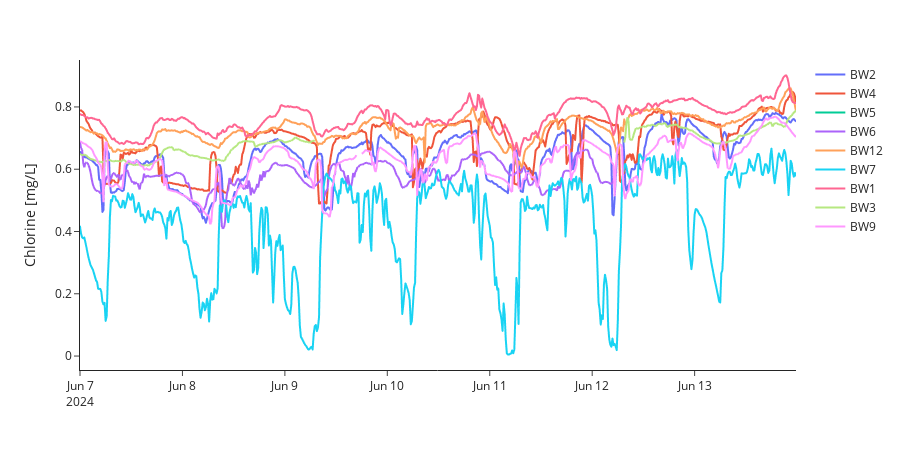

The cell this chart's notebook holds for it:
### Markdown cell above
### Time series plotting
Chlorine data @ DMA inlets (sources) and distribution points.

### Code cell
try:
    wq_bwfl_ids = wq_df['bwfl_id'].unique()
    plot_wq_df = wq_df[(wq_df['data_type'] == 'chlorine')]
    fig = px.line(
        plot_wq_df,
        x='datetime',
        y='mean',
        color='bwfl_id',
    )
    fig.update_layout(
        xaxis_title='',
        yaxis_title='Chlorine [mg/L]',
        legend_title_text='',
        template='simple_white',
        height=450
    )
    fig.show()
except:
    print("Plotting data not available.")

### Figure 1 — Plotly figure (JSON) as saved in the notebook; plotly's stock layout.template omitted (floating-point values rounded to 4 significant figures; data arrays with more than 128 entries replaced by an {"elided": "..."} marker saying what was removed)
{"data": [{"hovertemplate": "bwfl_id=BW2<br>datetime=%{x}<br>mean=%{y}<extra></extra>", "legendgroup": "BW2", "line": {"color": "#636efa", "dash": "solid"}, "marker": {"symbol": "circle"}, "mode": "lines", "name": "BW2", "showlegend": true, "type": "scattergl", "x": {"elided": "672 str values"}, "xaxis": "x", "y": {"elided": "672 float values"}, "yaxis": "y"}, {"hovertemplate": "bwfl_id=BW4<br>datetime=%{x}<br>mean=%{y}<extra></extra>", "legendgroup": "BW4", "line": {"color": "#EF553B", "dash": "solid"}, "marker": {"symbol": "circle"}, "mode": "lines", "name": "BW4", "showlegend": true, "type": "scattergl", "x": {"elided": "672 str values"}, "xaxis": "x", "y": {"elided": "672 float values"}, "yaxis": "y"}, {"hovertemplate": "bwfl_id=BW5<br>datetime=%{x}<br>mean=%{y}<extra></extra>", "legendgroup": "BW5", "line": {"color": "#00cc96", "dash": "solid"}, "marker": {"symbol": "circle"}, "mode": "lines", "name": "BW5", "showlegend": true, "type": "scattergl", "x": {"elided": "672 str values"}, "xaxis": "x", "y": {"elided": "672 null values"}, "yaxis": "y"}, {"hovertemplate": "bwfl_id=BW6<br>datetime=%{x}<br>mean=%{y}<extra></extra>", "legendgroup": "BW6", "line": {"color": "#ab63fa", "dash": "solid"}, "marker": {"symbol": "circle"}, "mode": "lines", "name": "BW6", "showlegend": true, "type": "scattergl", "x": {"elided": "672 str values"}, "xaxis": "x", "y": {"elided": "672 float values"}, "yaxis": "y"}, {"hovertemplate": "bwfl_id=BW12<br>datetime=%{x}<br>mean=%{y}<extra></extra>", "legendgroup": "BW12", "line": {"color": "#FFA15A", "dash": "solid"}, "marker": {"symbol": "circle"}, "mode": "lines", "name": "BW12", "showlegend": true, "type": "scattergl", "x": {"elided": "672 str values"}, "xaxis": "x", "y": {"elided": "672 float values"}, "yaxis": "y"}, {"hovertemplate": "bwfl_id=BW7<br>datetime=%{x}<br>mean=%{y}<extra></extra>", "legendgroup": "BW7", "line": {"color": "#19d3f3", "dash": "solid"}, "marker": {"symbol": "circle"}, "mode": "lines", "name": "BW7", "showlegend": true, "type": "scattergl", "x": {"elided": "672 str values"}, "xaxis": "x", "y": {"elided": "672 float values"}, "yaxis": "y"}, {"hovertemplate": "bwfl_id=BW1<br>datetime=%{x}<br>mean=%{y}<extra></extra>", "legendgroup": "BW1", "line": {"color": "#FF6692", "dash": "solid"}, "marker": {"symbol": "circle"}, "mode": "lines", "name": "BW1", "showlegend": true, "type": "scattergl", "x": {"elided": "672 str values"}, "xaxis": "x", "y": {"elided": "672 float values"}, "yaxis": "y"}, {"hovertemplate": "bwfl_id=BW3<br>datetime=%{x}<br>mean=%{y}<extra></extra>", "legendgroup": "BW3", "line": {"color": "#B6E880", "dash": "solid"}, "marker": {"symbol": "circle"}, "mode": "lines", "name": "BW3", "showlegend": true, "type": "scattergl", "x": {"elided": "672 str values"}, "xaxis": "x", "y": {"elided": "672 float values"}, "yaxis": "y"}, {"hovertemplate": "bwfl_id=BW9<br>datetime=%{x}<br>mean=%{y}<extra></extra>", "legendgroup": "BW9", "line": {"color": "#FF97FF", "dash": "solid"}, "marker": {"symbol": "circle"}, "mode": "lines", "name": "BW9", "showlegend": true, "type": "scattergl", "x": {"elided": "672 str values"}, "xaxis": "x", "y": {"elided": "672 float values"}, "yaxis": "y"}], "layout": {"height": 450, "legend": {"title": {"text": ""}, "tracegroupgap": 0}, "margin": {"t": 60}, "xaxis": {"anchor": "y", "autorange": true, "domain": [0, 1], "range": ["2024-06-07", "2024-06-13 23:45"], "title": {"text": ""}, "type": "date"}, "yaxis": {"anchor": "x", "autorange": true, "domain": [0, 1], "range": [-0.04478, 0.9508], "title": {"text": "Chlorine [mg/L]"}, "type": "linear"}}}
